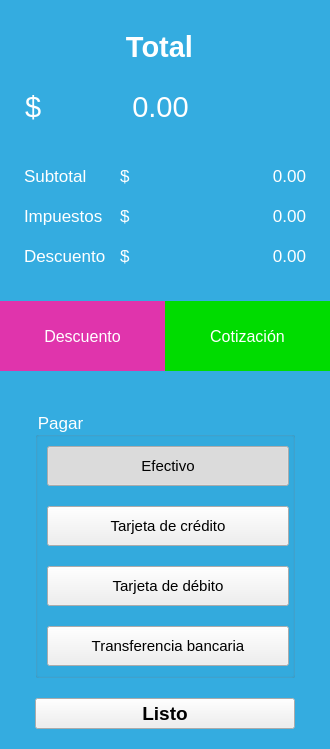
    <widget class="QFrame" name="frame_2">
     <property name="sizePolicy">
      <sizepolicy hsizetype="Expanding" vsizetype="Expanding">
       <horstretch>0</horstretch>
       <verstretch>0</verstretch>
      </sizepolicy>
     </property>
     <property name="minimumSize">
      <size>
       <width>330</width>
       <height>0</height>
      </size>
     </property>
     <property name="maximumSize">
      <size>
       <width>320</width>
       <height>16777215</height>
      </size>
     </property>
     <property name="styleSheet">
      <string notr="true">QFrame{background-color: rgb(52, 172, 224);}</string>
     </property>
     <layout class="QVBoxLayout" name="verticalLayout_4">
      <property name="leftMargin">
       <number>0</number>
      </property>
      <property name="rightMargin">
       <number>0</number>
      </property>
      <item>
       <widget class="QFrame" name="frame_16">
        <layout class="QVBoxLayout" name="verticalLayout_5">
         <property name="spacing">
          <number>0</number>
         </property>
         <property name="leftMargin">
          <number>15</number>
         </property>
         <property name="topMargin">
          <number>0</number>
         </property>
         <property name="rightMargin">
          <number>15</number>
         </property>
         <property name="bottomMargin">
          <number>0</number>
         </property>
         <item>
          <widget class="QFrame" name="frame_19">
           <property name="minimumSize">
            <size>
             <width>0</width>
             <height>130</height>
            </size>
           </property>
           <widget class="QLabel" name="label_6">
            <property name="geometry">
             <rect>
              <x>10</x>
              <y>80</y>
              <width>31</width>
              <height>31</height>
             </rect>
            </property>
            <property name="font">
             <font>
              <pointsize>22</pointsize>
              <bold>false</bold>
             </font>
            </property>
            <property name="styleSheet">
             <string notr="true">color: rgb(255, 255, 255);</string>
            </property>
            <property name="text">
             <string>$</string>
            </property>
            <property name="alignment">
             <set>Qt::AlignLeading|Qt::AlignLeft|Qt::AlignVCenter</set>
            </property>
           </widget>
           <widget class="QLabel" name="lbTotal">
            <property name="geometry">
             <rect>
              <x>60</x>
              <y>80</y>
              <width>171</width>
              <height>31</height>
             </rect>
            </property>
            <property name="font">
             <font>
              <pointsize>22</pointsize>
              <bold>false</bold>
             </font>
            </property>
            <property name="styleSheet">
             <string notr="true">color: rgb(255, 255, 255);</string>
            </property>
            <property name="text">
             <string>0.00</string>
            </property>
            <property name="alignment">
             <set>Qt::AlignCenter</set>
            </property>
           </widget>
           <widget class="QLabel" name="label_4">
            <property name="geometry">
             <rect>
              <x>14</x>
              <y>20</y>
              <width>261</width>
              <height>31</height>
             </rect>
            </property>
            <property name="font">
             <font>
              <pointsize>22</pointsize>
              <bold>true</bold>
             </font>
            </property>
            <property name="styleSheet">
             <string notr="true">color: rgb(255, 255, 255);</string>
            </property>
            <property name="text">
             <string>Total</string>
            </property>
            <property name="alignment">
             <set>Qt::AlignCenter</set>
            </property>
           </widget>
          </widget>
         </item>
         <item>
          <widget class="QFrame" name="frame_20">
           <layout class="QGridLayout" name="gridLayout_5">
            <property name="topMargin">
             <number>25</number>
            </property>
            <property name="verticalSpacing">
             <number>20</number>
            </property>
            <item row="0" column="0">
             <widget class="QLabel" name="label_8">
              <property name="font">
               <font>
                <pointsize>13</pointsize>
               </font>
              </property>
              <property name="styleSheet">
               <string notr="true">color: rgb(255, 255, 255);</string>
              </property>
              <property name="text">
               <string>Subtotal </string>
              </property>
             </widget>
            </item>
            <item row="0" column="1">
             <widget class="QLabel" name="label_11">
              <property name="font">
               <font>
                <pointsize>13</pointsize>
                <bold>false</bold>
               </font>
              </property>
              <property name="styleSheet">
               <string notr="true">color: rgb(255, 255, 255);</string>
              </property>
              <property name="text">
               <string>$</string>
              </property>
              <property name="alignment">
               <set>Qt::AlignLeading|Qt::AlignLeft|Qt::AlignVCenter</set>
              </property>
             </widget>
            </item>
            <item row="0" column="2">
             <widget class="QLabel" name="lbSubtotal">
              <property name="font">
               <font>
                <pointsize>13</pointsize>
                <bold>false</bold>
               </font>
              </property>
              <property name="styleSheet">
               <string notr="true">color: rgb(255, 255, 255);</string>
              </property>
              <property name="text">
               <string>0.00</string>
              </property>
              <property name="alignment">
               <set>Qt::AlignRight|Qt::AlignTrailing|Qt::AlignVCenter</set>
              </property>
             </widget>
            </item>
            <item row="1" column="0">
             <widget class="QLabel" name="label_9">
              <property name="font">
               <font>
                <pointsize>13</pointsize>
               </font>
              </property>
              <property name="styleSheet">
               <string notr="true">color: rgb(255, 255, 255);</string>
              </property>
              <property name="text">
               <string>Impuestos</string>
              </property>
             </widget>
            </item>
            <item row="1" column="1">
             <widget class="QLabel" name="label_12">
              <property name="font">
               <font>
                <pointsize>13</pointsize>
                <bold>false</bold>
               </font>
              </property>
              <property name="styleSheet">
               <string notr="true">color: rgb(255, 255, 255);</string>
              </property>
              <property name="text">
               <string>$</string>
              </property>
              <property name="alignment">
               <set>Qt::AlignLeading|Qt::AlignLeft|Qt::AlignVCenter</set>
              </property>
             </widget>
            </item>
            <item row="1" column="2">
             <widget class="QLabel" name="lbImpuestos">
              <property name="font">
               <font>
                <pointsize>13</pointsize>
                <bold>false</bold>
               </font>
              </property>
              <property name="styleSheet">
               <string notr="true">color: rgb(255, 255, 255);</string>
              </property>
              <property name="text">
               <string>0.00</string>
              </property>
              <property name="alignment">
               <set>Qt::AlignRight|Qt::AlignTrailing|Qt::AlignVCenter</set>
              </property>
             </widget>
            </item>
            <item row="2" column="0">
             <widget class="QLabel" name="label_10">
              <property name="font">
               <font>
                <pointsize>13</pointsize>
               </font>
              </property>
              <property name="styleSheet">
               <string notr="true">color: rgb(255, 255, 255);</string>
              </property>
              <property name="text">
               <string>Descuento</string>
              </property>
             </widget>
            </item>
            <item row="2" column="1">
             <widget class="QLabel" name="label_13">
              <property name="font">
               <font>
                <pointsize>13</pointsize>
                <bold>false</bold>
               </font>
              </property>
              <property name="styleSheet">
               <string notr="true">color: rgb(255, 255, 255);</string>
              </property>
              <property name="text">
               <string>$</string>
              </property>
              <property name="alignment">
               <set>Qt::AlignLeading|Qt::AlignLeft|Qt::AlignVCenter</set>
              </property>
             </widget>
            </item>
            <item row="2" column="2">
             <widget class="QLabel" name="lbDescuento">
              <property name="font">
               <font>
                <pointsize>13</pointsize>
                <bold>false</bold>
               </font>
              </property>
              <property name="styleSheet">
               <string notr="true">color: rgb(255, 255, 255);</string>
              </property>
              <property name="text">
               <string>0.00</string>
              </property>
              <property name="alignment">
               <set>Qt::AlignRight|Qt::AlignTrailing|Qt::AlignVCenter</set>
              </property>
             </widget>
            </item>
           </layout>
          </widget>
         </item>
        </layout>
       </widget>
      </item>
      <item alignment="Qt::AlignTop">
       <widget class="QFrame" name="frame_17">
        <property name="sizePolicy">
         <sizepolicy hsizetype="Preferred" vsizetype="Expanding">
          <horstretch>0</horstretch>
          <verstretch>0</verstretch>
         </sizepolicy>
        </property>
        <layout class="QHBoxLayout" name="horizontalLayout_9">
         <property name="spacing">
          <number>0</number>
         </property>
         <property name="leftMargin">
          <number>0</number>
         </property>
         <property name="topMargin">
          <number>20</number>
         </property>
         <property name="rightMargin">
          <number>0</number>
         </property>
         <property name="bottomMargin">
          <number>25</number>
         </property>
         <item>
          <widget class="QPushButton" name="btDescuento">
           <property name="minimumSize">
            <size>
             <width>0</width>
             <height>70</height>
            </size>
           </property>
           <property name="font">
            <font>
             <pointsize>12</pointsize>
            </font>
           </property>
           <property name="cursor">
            <cursorShape>PointingHandCursor</cursorShape>
           </property>
           <property name="styleSheet">
            <string notr="true">background-color: rgb(224, 52, 172);
color: white;
border-radius: 0px;</string>
           </property>
           <property name="text">
            <string notr="true">Descuento</string>
           </property>
           <property name="icon">
            <iconset resource="../resources.qrc">
             <normaloff>:/img/resources/images/discounts.png</normaloff>:/img/resources/images/discounts.png</iconset>
           </property>
           <property name="iconSize">
            <size>
             <width>35</width>
             <height>35</height>
            </size>
           </property>
          </widget>
         </item>
         <item>
          <widget class="QPushButton" name="btCotizacion">
           <property name="minimumSize">
            <size>
             <width>0</width>
             <height>70</height>
            </size>
           </property>
           <property name="font">
            <font>
             <pointsize>12</pointsize>
            </font>
           </property>
           <property name="cursor">
            <cursorShape>PointingHandCursor</cursorShape>
           </property>
           <property name="styleSheet">
            <string notr="true">background-color: rgb(0, 220, 0);
color: white;
border-radius: 0px;</string>
           </property>
           <property name="text">
            <string notr="true">Cotización</string>
           </property>
           <property name="icon">
            <iconset resource="../resources.qrc">
             <normaloff>:/img/resources/images/receipt.png</normaloff>:/img/resources/images/receipt.png</iconset>
           </property>
           <property name="iconSize">
            <size>
             <width>35</width>
             <height>35</height>
            </size>
           </property>
          </widget>
         </item>
        </layout>
       </widget>
      </item>
      <item>
       <widget class="QFrame" name="frame_18">
        <property name="sizePolicy">
         <sizepolicy hsizetype="Preferred" vsizetype="Expanding">
          <horstretch>0</horstretch>
          <verstretch>0</verstretch>
         </sizepolicy>
        </property>
        <layout class="QVBoxLayout" name="verticalLayout_7">
         <property name="spacing">
          <number>20</number>
         </property>
         <property name="leftMargin">
          <number>35</number>
         </property>
         <property name="rightMargin">
          <number>35</number>
         </property>
         <item>
          <widget class="QGroupBox" name="groupMetodo">
           <property name="enabled">
            <bool>true</bool>
           </property>
           <property name="sizePolicy">
            <sizepolicy hsizetype="Preferred" vsizetype="Preferred">
             <horstretch>0</horstretch>
             <verstretch>0</verstretch>
            </sizepolicy>
           </property>
           <property name="font">
            <font>
             <pointsize>13</pointsize>
            </font>
           </property>
           <property name="styleSheet">
            <string notr="true">color: rgb(255, 255, 255);</string>
           </property>
           <property name="title">
            <string>Pagar</string>
           </property>
           <property name="flat">
            <bool>true</bool>
           </property>
           <property name="checkable">
            <bool>false</bool>
           </property>
           <layout class="QVBoxLayout" name="verticalLayout_6">
            <property name="spacing">
             <number>20</number>
            </property>
            <item>
             <widget class="QPushButton" name="btEfectivo">
              <property name="minimumSize">
               <size>
                <width>242</width>
                <height>40</height>
               </size>
              </property>
              <property name="font">
               <font>
                <pointsize>11</pointsize>
               </font>
              </property>
              <property name="styleSheet">
               <string notr="true">color: rgb(0, 0, 0);</string>
              </property>
              <property name="text">
               <string notr="true">Efectivo</string>
              </property>
              <property name="icon">
               <iconset resource="../resources.qrc">
                <normaloff>:/img/resources/images/money.png</normaloff>:/img/resources/images/money.png</iconset>
              </property>
              <property name="iconSize">
               <size>
                <width>27</width>
                <height>27</height>
               </size>
              </property>
              <property name="checkable">
               <bool>true</bool>
              </property>
              <property name="checked">
               <bool>true</bool>
              </property>
              <property name="autoExclusive">
               <bool>true</bool>
              </property>
              <attribute name="buttonGroup">
               <string notr="true">btMetodoGrupo</string>
              </attribute>
             </widget>
            </item>
            <item>
             <widget class="QPushButton" name="btTarjeta">
              <property name="minimumSize">
               <size>
                <width>242</width>
                <height>40</height>
               </size>
              </property>
              <property name="font">
               <font>
                <pointsize>11</pointsize>
               </font>
              </property>
              <property name="styleSheet">
               <string notr="true">color: rgb(0, 0, 0);</string>
              </property>
              <property name="text">
               <string notr="true">Tarjeta de crédito</string>
              </property>
              <property name="icon">
               <iconset resource="../resources.qrc">
                <normaloff>:/img/resources/images/pay.png</normaloff>:/img/resources/images/pay.png</iconset>
              </property>
              <property name="iconSize">
               <size>
                <width>27</width>
                <height>27</height>
               </size>
              </property>
              <property name="checkable">
               <bool>true</bool>
              </property>
              <property name="autoExclusive">
               <bool>true</bool>
              </property>
              <attribute name="buttonGroup">
               <string notr="true">btMetodoGrupo</string>
              </attribute>
             </widget>
            </item>
            <item>
             <widget class="QPushButton" name="btTarjeta_2">
              <property name="minimumSize">
               <size>
                <width>242</width>
                <height>40</height>
               </size>
              </property>
              <property name="font">
               <font>
                <pointsize>11</pointsize>
               </font>
              </property>
              <property name="styleSheet">
               <string notr="true">color: rgb(0, 0, 0);</string>
              </property>
              <property name="text">
               <string notr="true">Tarjeta de débito</string>
              </property>
              <property name="icon">
               <iconset resource="../resources.qrc">
                <normaloff>:/img/resources/images/pay.png</normaloff>:/img/resources/images/pay.png</iconset>
              </property>
              <property name="iconSize">
               <size>
                <width>27</width>
                <height>27</height>
               </size>
              </property>
              <property name="checkable">
               <bool>true</bool>
              </property>
              <property name="autoExclusive">
               <bool>true</bool>
              </property>
              <attribute name="buttonGroup">
               <string notr="true">btMetodoGrupo</string>
              </attribute>
             </widget>
            </item>
            <item>
             <widget class="QPushButton" name="btTransferencia">
              <property name="minimumSize">
               <size>
                <width>242</width>
                <height>40</height>
               </size>
              </property>
              <property name="font">
               <font>
                <pointsize>11</pointsize>
               </font>
              </property>
              <property name="styleSheet">
               <string notr="true">color: rgb(0, 0, 0);</string>
              </property>
              <property name="text">
               <string notr="true">Transferencia bancaria</string>
              </property>
              <property name="icon">
               <iconset resource="../resources.qrc">
                <normaloff>:/img/resources/images/deposit.png</normaloff>:/img/resources/images/deposit.png</iconset>
              </property>
              <property name="iconSize">
               <size>
                <width>27</width>
                <height>27</height>
               </size>
              </property>
              <property name="checkable">
               <bool>true</bool>
              </property>
              <property name="autoExclusive">
               <bool>true</bool>
              </property>
              <attribute name="buttonGroup">
               <string notr="true">btMetodoGrupo</string>
              </attribute>
             </widget>
            </item>
           </layout>
          </widget>
         </item>
         <item alignment="Qt::AlignBottom">
          <widget class="QPushButton" name="btListo">
           <property name="sizePolicy">
            <sizepolicy hsizetype="Expanding" vsizetype="Preferred">
             <horstretch>0</horstretch>
             <verstretch>0</verstretch>
            </sizepolicy>
           </property>
           <property name="maximumSize">
            <size>
             <width>16777215</width>
             <height>50</height>
            </size>
           </property>
           <property name="font">
            <font>
             <pointsize>14</pointsize>
             <bold>true</bold>
            </font>
           </property>
           <property name="text">
            <string notr="true">Listo</string>
           </property>
           <property name="icon">
            <iconset resource="../resources.qrc">
             <normaloff>:/img/resources/images/shopping-cart.png</normaloff>:/img/resources/images/shopping-cart.png</iconset>
           </property>
           <property name="iconSize">
            <size>
             <width>40</width>
             <height>40</height>
            </size>
           </property>
          </widget>
         </item>
        </layout>
       </widget>
      </item>
     </layout>
    </widget>
